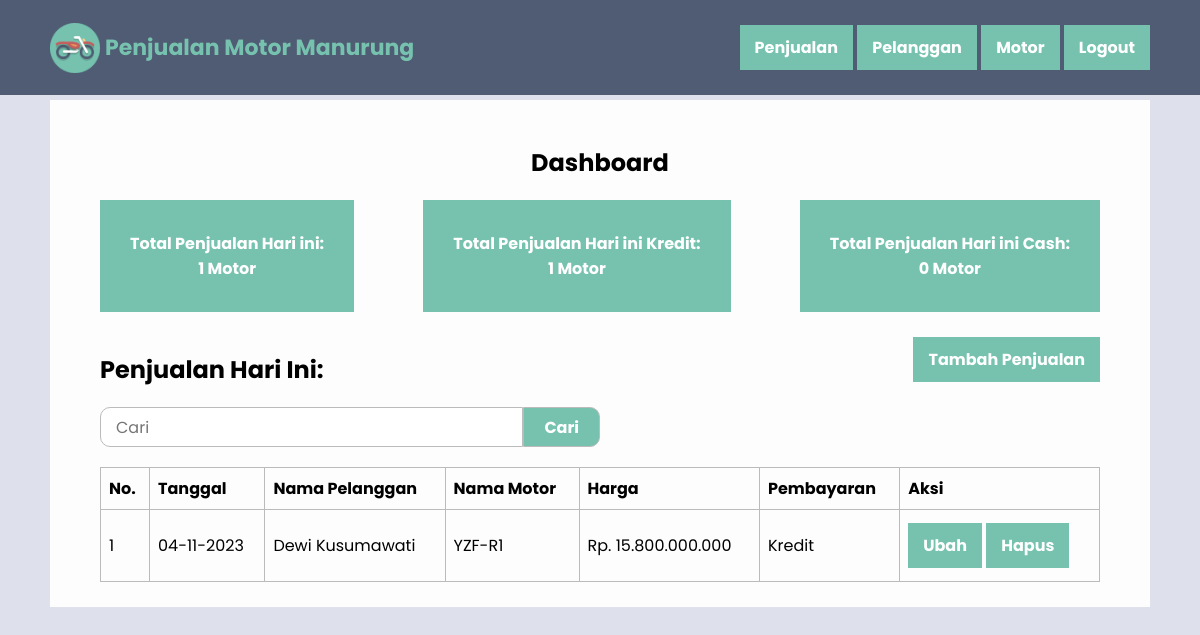
The app's page /index.php (signed in) with its own data.
### tables this page shows
CREATE TABLE `penjualan` (
  `id_penjualan` int(11) NOT NULL,
  `tanggal` date NOT NULL,
  `id_pelanggan` int(11) NOT NULL,
  `id_motor` int(11) NOT NULL,
  `pembayaran` enum('Cash','Kredit') NOT NULL
);

CREATE TABLE `pelanggan` (
  `id_pelanggan` int(11) NOT NULL,
  `nama_pelanggan` varchar(100) NOT NULL,
  `no_telepon_pelanggan` varchar(20) NOT NULL,
  `alamat_pelanggan` text NOT NULL
);

CREATE TABLE `motor` (
  `id_motor` int(11) NOT NULL,
  `nama` varchar(50) NOT NULL,
  `merk` varchar(50) NOT NULL,
  `tahun` int(11) NOT NULL,
  `harga` bigint(20) NOT NULL
);

### index.php (the view, shortened to what this page needs)
<?php
    require_once 'koneksi.php';
    $total_penjualan_hari_ini = mysqli_fetch_assoc(mysqli_query($koneksi, "SELECT *, COUNT(penjualan.id_pelanggan) AS jumlah_penjualan FROM penjualan INNER JOIN motor ON penjualan.id_motor = motor.id_motor WHERE DATE(tanggal) = CURDATE()"))['jumlah_penjualan'];
    $total_penjualan_hari_ini_kredit = mysqli_fetch_assoc(mysqli_query($koneksi, "SELECT *, COUNT(penjualan.id_pelanggan) AS jumlah_penjualan FROM penjualan INNER JOIN motor ON penjualan.id_motor = motor.id_motor WHERE DATE(tanggal) = CURDATE() AND pembayaran = 'kredit'"))['jumlah_penjualan'];
    $total_penjualan_hari_ini_cash = mysqli_fetch_assoc(mysqli_query($koneksi, "SELECT *, COUNT(penjualan.id_pelanggan) AS jumlah_penjualan FROM penjualan INNER JOIN motor ON penjualan.id_motor = motor.id_motor WHERE DATE(tanggal) = CURDATE() AND pembayaran = 'cash'"))['jumlah_penjualan'];
    $penjualan = mysqli_query($koneksi, "SELECT * FROM penjualan INNER JOIN pelanggan ON penjualan.id_pelanggan = pelanggan.id_pelanggan INNER JOIN motor ON penjualan.id_motor = motor.id_motor WHERE DATE(tanggal) = CURDATE() ORDER BY tanggal DESC");
?>
<html>
<head>
    <?php include_once 'head.php'; ?>
</head>
<body>
    <?php include_once 'navbar.php'; ?>
    <div class="container anti-navbar">
        <div class="bg-table">
            <h2 class="text-center">Dashboard</h2>
            <div class="row justify-content-between">
                <div class="col">
                    <div class="card">
                        <h4>Total Penjualan Hari ini:<br><?= str_replace(",", ".", number_format($total_penjualan_hari_ini)); ?> Motor</h4>
                    </div>
                </div>
                <div class="col">
                    <div class="card">
                        <h4>Total Penjualan Hari ini Kredit:<br><?= str_replace(",", ".", number_format($total_penjualan_hari_ini_kredit)); ?> Motor</h4>
                    </div>
                </div>
                <div class="col">
                    <div class="card">
                        <h4>Total Penjualan Hari ini Cash:<br><?= str_replace(",", ".", number_format($total_penjualan_hari_ini_cash)); ?> Motor</h4>
                    </div>
                </div>
            </div>
            <div class="head-left">
                <h2>Penjualan Hari Ini:</h2>
            </div>
            <div class="head-right">
                <a href="tambah_penjualan.php" class="button">Tambah Penjualan</a>
            </div>
            <form method="post" class="clear form-cari">
                <input class="input" type="text" id="cari" name="cari" placeholder="Cari" required value="<?= (isset($_POST['cari'])) ? $_POST['cari'] : ''; ?>">
                <button type="submit" class="button align-right" name="btnCari">Cari</button>
            </form>
            <div class="table-responsive">
                <table border="1" cellpadding="10" cellspacing="0">
                    <tr>
                        <th>No.</th>
                        <th>Tanggal</th>
                        <th>Nama Pelanggan</th>
                        <th>Nama Motor</th>
                        <th>Harga</th>
                        <th>Pembayaran</th>
                        <th>Aksi</th>
                    </tr>
                    <?php $i = 1; ?>
                    <?php foreach ($penjualan as $data_penjualan): ?>
                        <tr>
                            <td><?= $i++; ?></td>
                            <td><?= date("d-m-Y", strtotime($data_penjualan['tanggal'])); ?></td>
                            <td><?= $data_penjualan['nama_pelanggan']; ?></td>
                            <td><?= $data_penjualan['nama']; ?></td>
                            <td>Rp. <?= str_replace(",", ".", number_format($data_penjualan['harga'])); ?></td>
                            <td><?= $data_penjualan['pembayaran']; ?></td>
                            <td>
                                <a class="button" href="ubah_penjualan.php?id_penjualan=<?= $data_penjualan['id_penjualan']; ?>">Ubah</a>
                                <a class="button" onclick="return confirm('Apakah Anda yakin ingin menghapus Penjualan <?= $data_penjualan['nama_pelanggan']; ?>?')" href="hapus_penjualan.php?id_penjualan=<?= $data_penjualan['id_penjualan']; ?>">Hapus</a>
                            </td>
                        </tr>
                    <?php endforeach ?>
                </table>
            </div>
        </div>
    </div>
</body>
</html>

### style.css (style rules this page uses)
* { font-family: 'Poppins', sans-serif; }
body { background-color: #dee1ec; margin: 0; padding: 0; }
.container { padding: 10px 50px; }
.anti-navbar { padding-top: 100px; }
.button { margin-top: 5px; margin-bottom: 5px; display: inline-block; padding: 10px 15px; background-color: #76C2AF; color: #fff; text-decoration: none; border: none; text-align: center; transition: all 0.2s ease-in-out; font-weight: bold; font-size: 16px; }
.label, .input { display: block; width: 100%; }
.input { margin-top: 5px; margin-bottom: 15px; padding: 10px; font-size: 16px; border: 1px solid #eaeaea; }
.align-right { display: block; margin-left: auto; }
.clear { clear: both; }
.form-cari { margin-top: 20px; margin-bottom: 20px; display: flex; justify-content: center; width: 50%; }
.form-cari input { border: 1px solid #bbb; border-radius: 10px 0 0 10px; height: 40px; margin: 0; padding: 15px; }
.form-cari button { border: 1px solid #bbb; border-radius: 0 10px 10px 0; height: 40px; margin: 0; padding: 0 20px; }
.bg-table { padding: 25px 50px; background-color: #fdfdfd; }
.table-responsive { overflow-x: auto; }
.table-responsive table { width: 100%; border-collapse: collapse; }
.table-responsive th, .table-responsive td { padding: 8px; text-align: left; border: 1px solid #bbb; }
.card { background-color: #76C2AF; color: #fff; padding: 10px 30px; text-decoration: none; text-align: center; }
.text-center { text-align: center; }
.head-left { float: left; margin: auto; }
.head-right { float: right; margin: auto; }
.row { display: flex; flex-wrap: wrap; justify-content: flex-start; margin-bottom: 10px; }
.col { margin-right: 20px; margin-bottom: 10px; flex: flex: 1 0 0%; }
.col:last-child { margin-right: 0; }
.justify-content-between { justify-content: space-between; }

### records on screen
penjualan: tanggal "04-11-2023", id_pelanggan.nama_pelanggan "Dewi Kusumawati", id_motor.nama "YZF-R1", id_motor.harga "15.800.000.000", pembayaran "Kredit"

### other values on screen
str_replace(",", ".", number_format($total_penjualan_hari_ini)) "1"
str_replace(",", ".", number_format($total_penjualan_hari_ini_kredit)) "1"
str_replace(",", ".", number_format($total_penjualan_hari_ini_cash)) "0"
